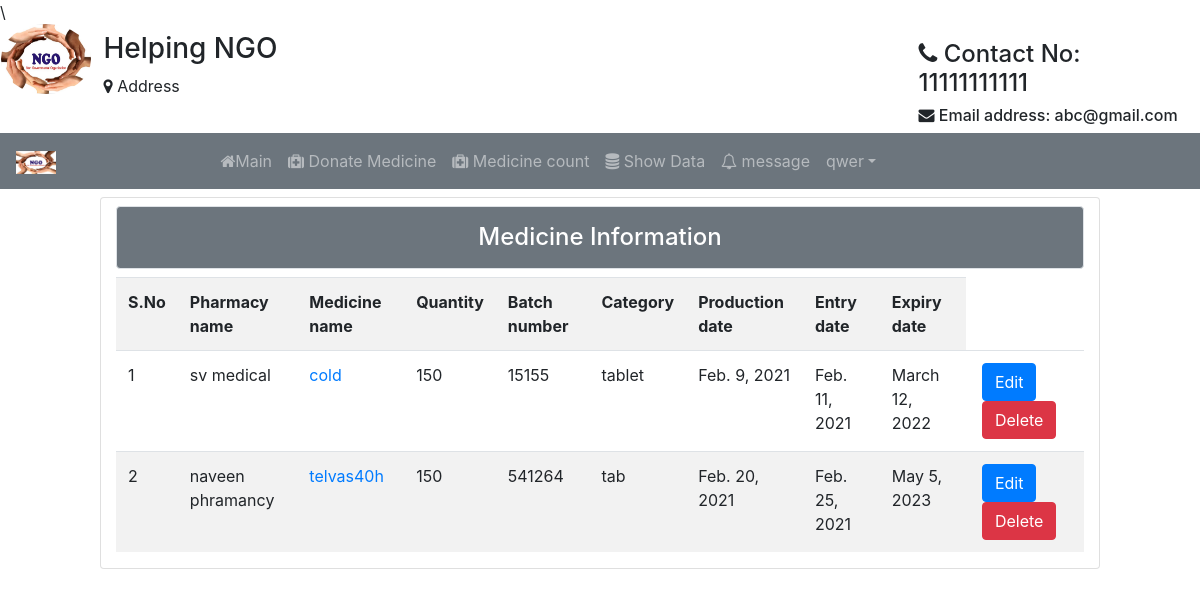
Page /tb/ (signed in) on the earlier database version.
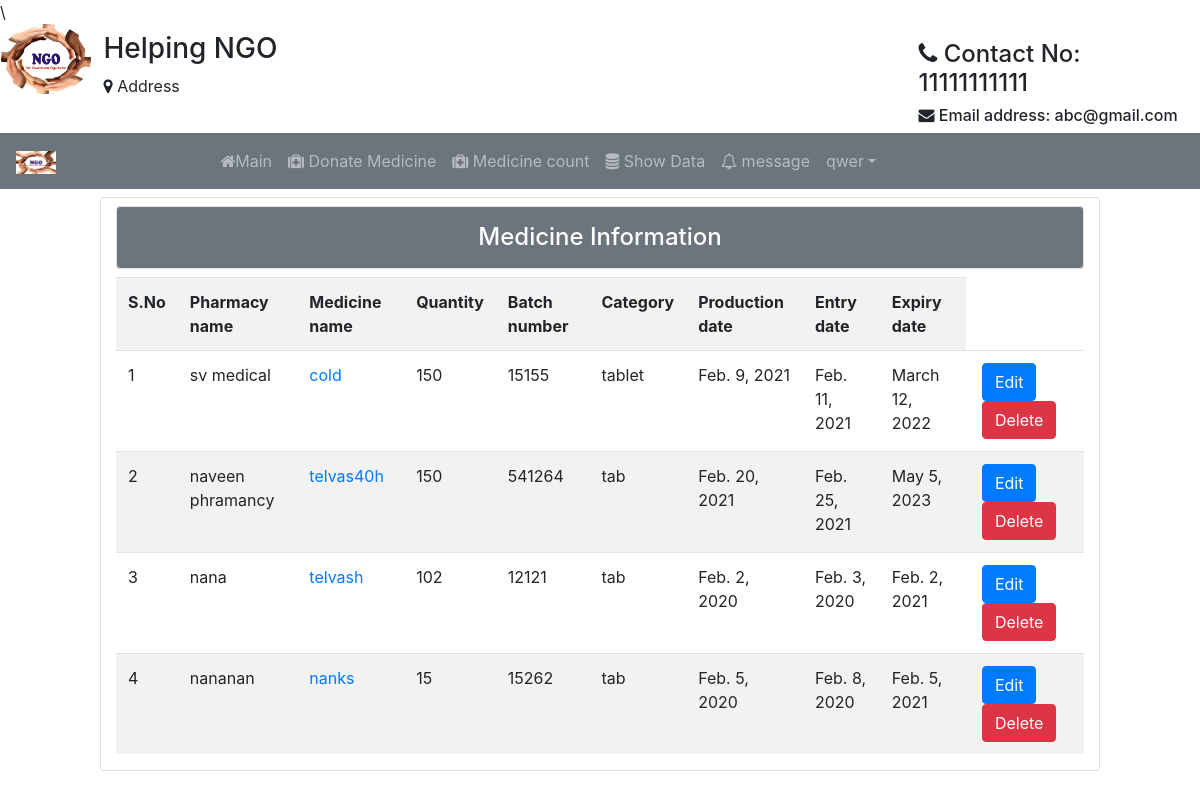
Same page on the later database version.
### Student/models.py (models this page shows)
class MedicineInfo(models.Model):
	organization_name=models.CharField(max_length=120,default="ngo")
	pharmacy_name=models.CharField(max_length=500)
	medicine_name=models.CharField(max_length=120)
	quantity=models.CharField(max_length=30)
	batch_no=models.IntegerField(unique=True)
	category=models.CharField(max_length=120)
	production_date=models.DateField()
	entry_date=models.DateField()
	expiry_date=models.DateField()
	created_date=models.DateField(auto_now=True)
	days_count=models.DateField(null=True)
	uid=models.ForeignKey(User,on_delete=models.CASCADE)
	impf=models.ImageField(upload_to='Medicines/',default="ngo1.jpg")

### Student/views.py (the view)
# urls.py: path('tb/',views.tab,name="tab"),
def tab(hj):
	data=MedicineInfo.objects.filter(uid_id=hj.user.id)
	return render(hj,'htfiles/table.html',{'info':data})

### Student/templates/htfiles/table.html (shortened to what this page needs)
{% extends 'htfiles/header.html' %}
{% block content %}
<div class="card col-md-10 mt-2 mx-auto">
			<h4 class="bg-secondary text-white text-center border rounded mt-2 p-3">Medicine Information</h4>
			<table class="table table-striped">
				<tr>
					<th>S.No</th>
					<th>Pharmacy name</th>
					<th>Medicine name</th>
					<th>Quantity</th>
					<th>Batch number</th>
					<th>Category</th>
					<th>Production date</th>
					<th>Entry date</th>
					<th>Expiry date</th>
				</tr>
				{% for i in info %}
				<tr>
					<td>{{forloop.counter}}</td>
					<td>{{i.pharmacy_name}}</td>
					<td><a href="#">{{i.medicine_name}}</a></td>
					<td>{{i.quantity}}</td>
					<td>{{i.batch_no}}</td>
					<td>{{i.category}}</td>
					<td>{{i.production_date}}</td>
					<td>{{i.entry_date}}</td>
					<td>{{i.expiry_date}}</td>
					<td><a class="btn btn-primary mx-1" href="{% url 'ue' i.id %}">Edit</a><a class="btn btn-danger mx-1" href="{% url 'del' i.id %}">Delete</a></td>
					</tr>
				{% endfor %}
			</table>
		</div>
{% endblock %}

Differences in the rows shown:
added MedicineInfo: pharmacy_name "nana", medicine_name "telvash", quantity "102", batch_no "12121", category "tab", production_date "Feb. 2, 2020", entry_date "Feb. 3, 2020", expiry_date "Feb. 2, 2021"
added MedicineInfo: pharmacy_name "nananan", medicine_name "nanks", quantity "15", batch_no "15262", category "tab", production_date "Feb. 5, 2020", entry_date "Feb. 8, 2020", expiry_date "Feb. 5, 2021"
